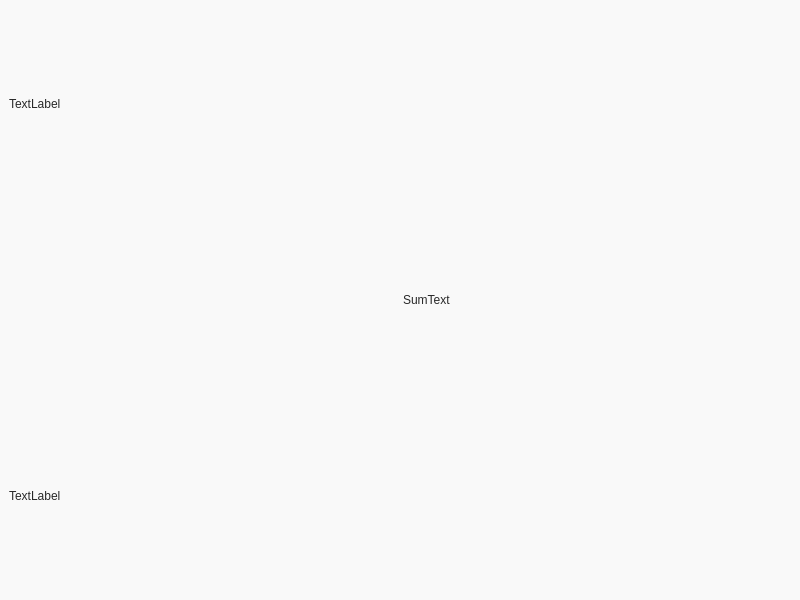
<?xml version="1.0" encoding="UTF-8"?>
<ui version="4.0">
 <class>MainWindow</class>
 <widget class="QMainWindow" name="MainWindow">
  <property name="geometry">
   <rect>
    <x>0</x>
    <y>0</y>
    <width>800</width>
    <height>600</height>
   </rect>
  </property>
  <property name="windowTitle">
   <string>Lisons! Local</string>
  </property>
  <property name="styleSheet">
   <string notr="true">
      #MainWindow {
        background-color: #f9f9f9;
      }
      QLabel {
        color: #282828;
      }
    </string>
  </property>
  <widget class="QWidget" name="mainContainer">
   <layout class="QVBoxLayout" name="mainContainerLayout">
    <item>
     <widget class="QLabel" name="label_2">
      <property name="text">
       <string>TextLabel</string>
      </property>
     </widget>
    </item>
    <item>
     <layout class="QHBoxLayout" name="messageContainerLayour">
      <item>
       <widget class="QLabel" name="label_3">
        <property name="text">
         <string/>
        </property>
        <property name="pixmap">
         <pixmap resource="../res.qrc">:/icons/loading.png</pixmap>
        </property>
       </widget>
      </item>
      <item>
       <widget class="QLabel" name="sumlabel">
        <property name="text">
         <string>SumText</string>
        </property>
       </widget>
      </item>
     </layout>
    </item>
    <item>
     <widget class="QLabel" name="label">
      <property name="text">
       <string>TextLabel</string>
      </property>
     </widget>
    </item>
   </layout>
  </widget>
 </widget>
 <resources>
  <include location="../res.qrc"/>
 </resources>
 <connections/>
</ui>
